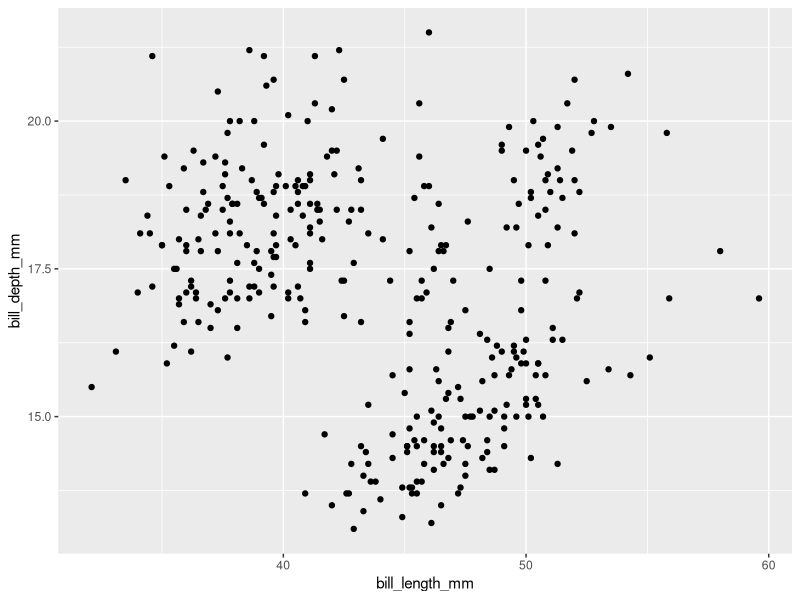
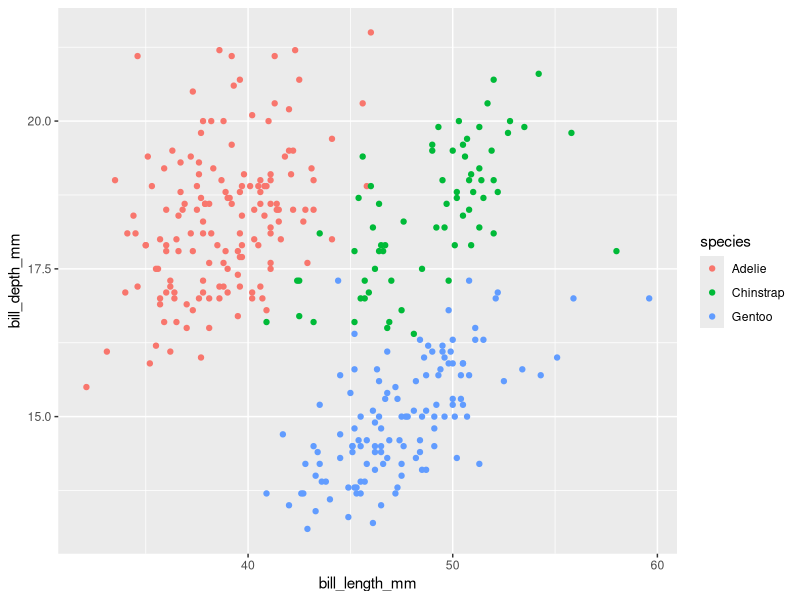

The R source for these figures, in order: (Note: this script raises an error after producing the figures.)

#### load libraries ####
library(ggplot2)
library(data.table)


#### load penguins example data ####
install.packages("palmerpenguins")
library(palmerpenguins)

data(penguins)

## convert to data.table 
setDT(penguins) 

#### basic scatter plot ####
ggplot(data = penguins) + 
  geom_point(aes(bill_length_mm, 
                 bill_depth_mm)) 

#### update plot 1 ####
#### color by species and have appropriate axis labels

## plot
ggplot(penguins) + 
  geom_point(aes(bill_length_mm, 
                 bill_depth_mm, 
                 color = species)) 
  ylab("Bill depth (mm)") +
  xlab("Bill length (mm)")

#### update plot 2 ####
#### customize color (https://colorbrewer2.org/)

## assign three colours 
col = c("#1b9e77", "#d95f02", "#7570b3") 

## plot
ggplot(penguins) + 
  geom_point(aes(bill_length_mm, 
                 bill_depth_mm, 
                 color = species)) +
  ylab("Bill depth (mm)") +
  xlab("Bill length (mm)") +
  scale_color_manual(values = col)
  #scale_color_viridis_d()

#### update plot 3 ####
#### customize background using a theme

## assign theme
theme_iris <- theme(legend.position = c(0.8, 0.8),
                    legend.key = element_blank(),
                    panel.grid.minor = element_blank(),
                    panel.background = element_blank(), 
                    panel.border = element_rect(colour = "black", fill=NA, size = 1))

## plot
ggplot(penguins) + 
  geom_point(aes(bill_length_mm, 
                 bill_depth_mm, 
                 color = species)) +
  xlim(30,60) +
  ylim(10,25) +
  ylab("Bill depth (mm)") +
  xlab("Bill length (mm)") +
  scale_color_manual(values = col) +
  theme_iris
  #theme_bw()

#### update plot 4 ####
#### facet_wrap

## assign theme
theme_facet <- theme(legend.position = 'none',
                     strip.background = element_rect(color = "black", 
                                                     fill = "white", 
                                                     size = 1),
                     strip.text = element_text(size = 14, color = "black"),
                     panel.grid.minor = element_blank(),
                     panel.background = element_blank(), 
                     panel.border = element_rect(colour = "black", fill=NA, size = 1))

## plot
ggplot(penguins) + 
  geom_point(aes(bill_length_mm, 
                 bill_depth_mm, 
                 color = species)) +
  ylab("Bill depth (mm)") +
  xlab("Bill length (mm)") +
  scale_color_manual(values = col) +
  theme_facet +
  facet_wrap(~species)

#### update plot 5 ####
#### export as "publication ready"

png("figures/fig1.png", width = 3000, height = 2000, units = "px", res = 500)
ggplot(penguins) + 
  geom_point(aes(bill_length_mm, 
                 bill_depth_mm, 
                 color = species)) +
  ylab("Bill depth (mm)") +
  xlab("Bill length (mm)") +
  scale_color_manual(values = col) +
  theme_facet +
  facet_wrap(~species)
dev.off()
